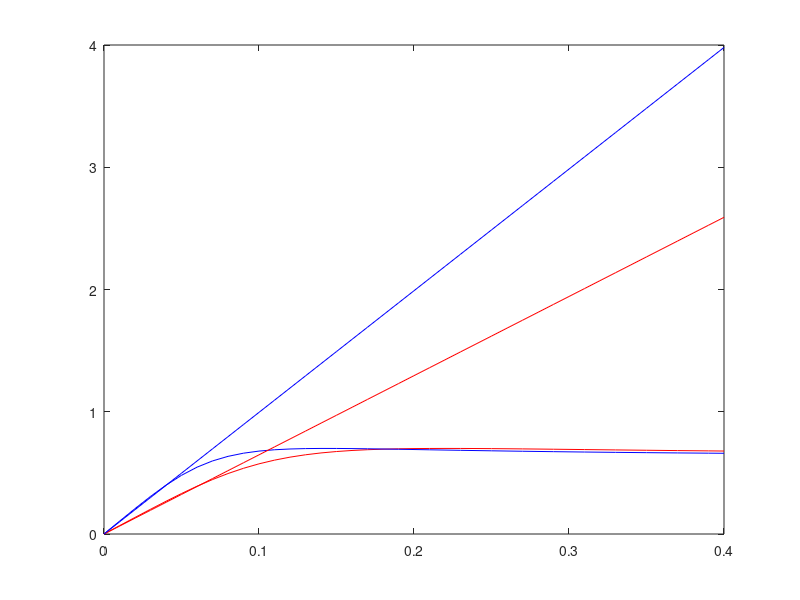

Recreate this plot in MATLAB.
    clear
    
    m=1400;
    Izz=2667;
    By=0.13*180/pi;
    Cy=1.3;
    Dy=0.7;
    Ey=-1.6;
    Bx=0.20*180/pi;
    Cx=1.3;
    Dx=0.7;
    Ex=-1.6;
    lf=1.4;
    lr=1.4;
    rw=0.5;
    J = 100;
    dt = 0.05;
    g = 9.81;
    parameters = [m Izz J lf lr rw];
    


% 
%     F_zf=lr/(lf+lr)*m*g;
%     F_zr=lf/(lf+lr)*m*g;

    a_f = 0:0.01:0.4;
    a_r = 0:0.01:0.4;
    b_f = 0:0.01:0.4;
    b_r = 0:0.01:0.4;
    
    phi_yf=(1-Ey)*(a_f)+(Ey/By)*atan(By*(a_f));
    phi_yr=(1-Ey)*(a_r)+(Ey/By)*atan(By*(a_r));
    
    phi_xf=(1-Ex)*(b_f)+(Ex/Bx)*atan(Bx*(b_f));
    phi_xr=(1-Ex)*(b_r)+(Ex/Bx)*atan(Bx*(b_r));
      
    F_yfw=Dy*sin(Cy*atan(By*phi_yf));
    F_yr=Dy*sin(Cy*atan(By*phi_yr));
    
    F_xfw=Dy*sin(Cx*atan(Bx*phi_xf));
    F_xr=Dy*sin(Cx*atan(Bx*phi_xr));
    
    plot(a_f, F_yfw, 'r');
    hold on
    plot(b_f, F_xfw, 'b');

    F_yfw = 6.4762*a_f;
    F_yr = 6.4762*a_r;

    F_xfw = 9.95*b_f;
    F_xr = 9.95*b_r;
    
    plot(a_f, F_yfw, 'r');
    plot(b_f, F_xfw, 'b');